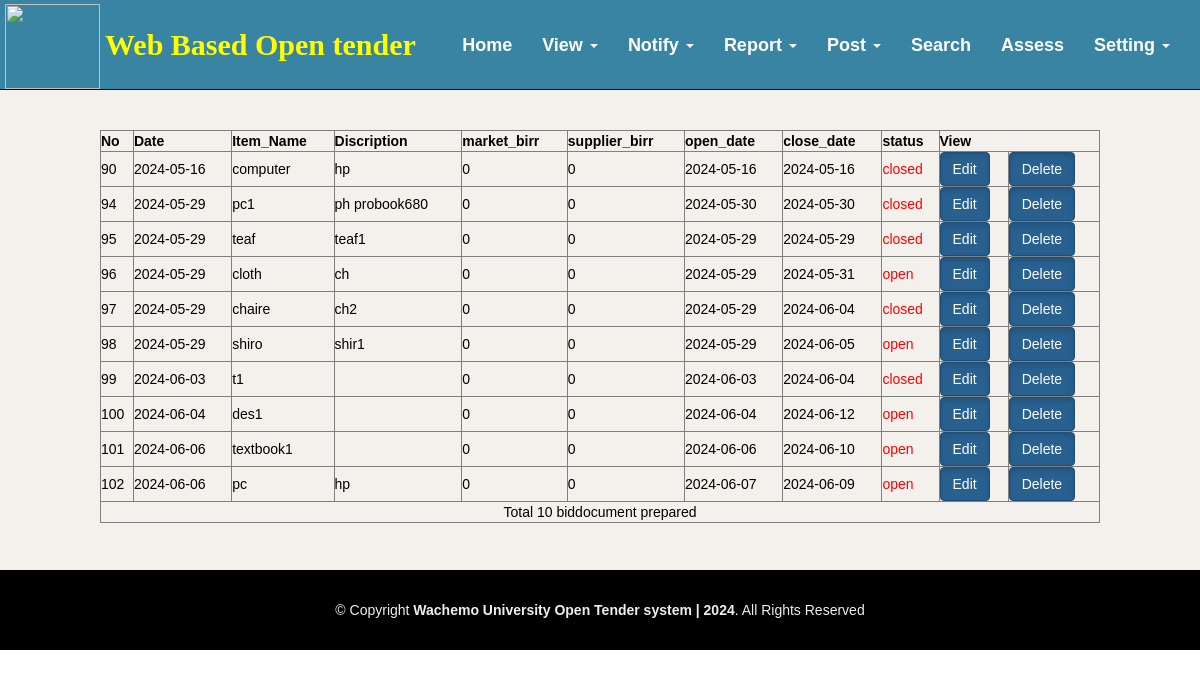
The app's page /ptbiddocument.php (signed in) with its own data.
### tables this page shows
CREATE TABLE `biddocument` (
  `no` int(100) NOT NULL,
  `date` date DEFAULT NULL,
  `item_name` varchar(20) DEFAULT NULL,
  `item_model` varchar(20) NOT NULL,
  `market_birr` int(11) DEFAULT NULL,
  `supplier_birr` int(11) DEFAULT NULL,
  `open_date` date NOT NULL,
  `close_date` date NOT NULL,
  `instruction` varchar(20) DEFAULT NULL,
  `status` varchar(20) DEFAULT NULL
);

### ptbiddocument.php (the view, shortened to what this page needs)
<?php
$con = mysqli_connect("localhost","root","");
mysqli_select_db($con,"tender");
?>
<!DOCTYPE html>
<html>
<head>
 <link rel="stylesheet" href="css/fontawesome.min.css">
    <link rel="stylesheet" href="css/fontawesome.css">
  <link rel="stylesheet" href="css1/mystyle1.min.css">
 <link href="css/animate/animate.min.css" rel="stylesheet">
 <link href="css/ionicons/css/ionicons.min.css" rel="stylesheet">
  <link rel="stylesheet" type="text/css" href="css/login33.css">
<link rel="stylesheet" type="text/css" href="css/stylelogin.css">
  <link rel="stylesheet" type="text/css" href="css/index.css">
  <link rel="stylesheet" href="css/fontawesome.min.css">
</head>
<body data-spy="scroll" data-target=".navbar" data-offset="50">
<nav class="navbar navbar-inverse navbar-fixed-top">
  <div class="container-fluid">
  <div class="navbar-header">
     <h3> <a class="navbar-brand1" href="#">Web Based Open tender</a></h3>
     <a href="index.php"><img style="margin-top:-90px;margin-left:-10px;" src="images/ww.png" width="95px"
   height="85px"></a>
    </div>
    <div>
      <div class="collapse navbar-collapse" id="myNavbar">
        <ul class="nav menu">
           <li> <a href="procurementteam.php" ><span class="glyphicon glyphicon-home"></span>Home</a></li>
            <li class="dropdown"><a class="dropdown-toggle" data-toggle="dropdown" href="#">View <span class="caret"></span></a>
          </li>
		  <li class="dropdown"><a class="dropdown-toggle" data-toggle="dropdown" href="#">Notify <span class="caret"></span></a>
          </li>
		    <li class="dropdown"><a class="dropdown-toggle" data-toggle="dropdown" href="#">Report <span class="caret"></span></a>
          </li>
		     <li class="dropdown"><a class="dropdown-toggle" data-toggle="dropdown" href="#">Post <span class="caret"></span></a>
          </li>
		     <li> <a href="searchsup.php" >Search</a></li>
			 <li><a href="assess.php" >Assess</a></li>
          <li class="dropdown"><a class="dropdown-toggle" data-toggle="dropdown" href="#">Setting <span class="caret"></span></a>
          </li>
        </ul>
      </div>
    </div>
  </div>
</nav>
<div id="section1" class="container-fluid" style="visibility: visible; animation-name: fadeInUp; -webkit-animation-name: fadeInUp;">
 <table border="1" style="margin-top:80px;color:black"width="1000" align="center" cellpadding="3" class="mytable" cellspacing="0">
                <tr>
<th>No </th>
<th>Date</th> <th> Item_Name</th><th>Discription</th>
<th> market_birr</th><th>supplier_birr</th><th> open_date </th>
<th> close_date </th><th> status </th>
<th colspan="2">View</th>
            </tr>
			  <?php
			  $result = mysqli_query($con," SELECT * FROM biddocument ");
while($row = mysqli_fetch_array($result)){
		$no=$row['no'];$date=$row['date'];$cdate=$row['close_date'];$odate=$row['open_date'];
		$pro=$row['instruction'];$itemname=$row['item_name'];
		$itemmodel=$row['item_model'];$mbirr=$row['market_birr'];
		$supbirr=$row['supplier_birr'];
		$status=$row['status'];
		?>
		<tr>
<td><?php echo $no ;?></td><td><?php echo $date; ?></td>
<td><?php echo $itemname; ?></td><td><?php echo $itemmodel; ?></td>
<td><?php echo $mbirr;  ?></td><td><?php echo $supbirr;?></td>
<td><?php echo $odate; ?></td><td><?php echo $cdate;?></td>
<td style="color:red;"><?php echo $status;?></td>
<td style="color:blue;"><button type="button" class="btn btn-primary active   updatebtn">Edit</button></td>
<td style="color:blue;"><button type="button" class="btn btn-primary active   deletebtn">Delete</button></td>
</tr>
<?php
  }
  $sql="SELECT * FROM  biddocument";
  $result=mysqli_query($con,$sql);
	$records = mysqli_num_rows($result);
    ?>
	 <tr>
              <td align="center" colspan="15" ><?php echo "Total ".$records." biddocument prepared"; ?> </td>
            </tr>
?></table>
</div>
<footer id="footer">
    <div class="container">
      <div class="copyright">
      © Copyright <strong>Wachemo University Open Tender system | 2024</strong>. All Rights Reserved
      </div>
                        </div>
  </footer>
</body>
</html>

### css/stylelogin.css (style rules this page uses)
*,:after,:before { box-sizing:border-box }
a { color:inherit;text-decoration:none }

### css/index.css (style rules this page uses)
body { margin: 0; font-family: Arial, Helvetica, sans-serif; background-color:none; overflow-y:none; }
#section1 { overflow-y: scroll; background-color:#F4F0EC; }
.collapse { float:right; font-size:20px;margin-right:40px; }
.navbar { background-color:#3884a2; height:90px; }
.navbar-brand1 { margin-left:90px;margin-top:-60px;font-size:30px;font-family:san serif;font-weight:bold;color:yellow;line-height:50px; }
ul li a { font-size:18px; font-family:sans-serif; color:white; font-weight:bold; line-height:70px; }
ul { list-style-type: none; backgjround-color: #333; margin-right:-40px; }
li { float: left; }
li a { display: block; color: white; text-align: center; padding: 44px 46px; text-decoration: none; }
.active { background-color: #4CAF50; color: white; }
#footer { position:absolute; width:100%; background: #000; padding: 0 0 30px 0; color: #eee; font-size: 14px; margin-bottom:-100px; }
#footer .copyright { text-align: center; padding-top: 30px; }

### ptbiddocument.php (style rules this page uses)
body { position: relative; }
#section1 { padding-top:50px;height:570px;color: #fff; }

### records on screen
biddocument: no "90", date "2024-05-16", item_name "computer", item_model "hp", market_birr "0", supplier_birr "0", open_date "2024-05-16", close_date "2024-05-16", status "closed"
biddocument: no "94", date "2024-05-29", item_name "pc1", item_model "ph probook680", market_birr "0", supplier_birr "0", open_date "2024-05-30", close_date "2024-05-30", status "closed"
biddocument: no "95", date "2024-05-29", item_name "teaf", item_model "teaf1", market_birr "0", supplier_birr "0", open_date "2024-05-29", close_date "2024-05-29", status "closed"
biddocument: no "96", date "2024-05-29", item_name "cloth", item_model "ch", market_birr "0", supplier_birr "0", open_date "2024-05-29", close_date "2024-05-31", status "open"
biddocument: no "97", date "2024-05-29", item_name "chaire", item_model "ch2", market_birr "0", supplier_birr "0", open_date "2024-05-29", close_date "2024-06-04", status "closed"
biddocument: no "98", date "2024-05-29", item_name "shiro", item_model "shir1", market_birr "0", supplier_birr "0", open_date "2024-05-29", close_date "2024-06-05", status "open"
biddocument: no "99", date "2024-06-03", item_name "t1", market_birr "0", supplier_birr "0", open_date "2024-06-03", close_date "2024-06-04", status "closed"
biddocument: no "100", date "2024-06-04", item_name "des1", market_birr "0", supplier_birr "0", open_date "2024-06-04", close_date "2024-06-12", status "open"
biddocument: no "101", date "2024-06-06", item_name "textbook1", market_birr "0", supplier_birr "0", open_date "2024-06-06", close_date "2024-06-10", status "open"
biddocument: no "102", date "2024-06-06", item_name "pc", item_model "hp", market_birr "0", supplier_birr "0", open_date "2024-06-07", close_date "2024-06-09", status "open"

### other values on screen
$records "10"
